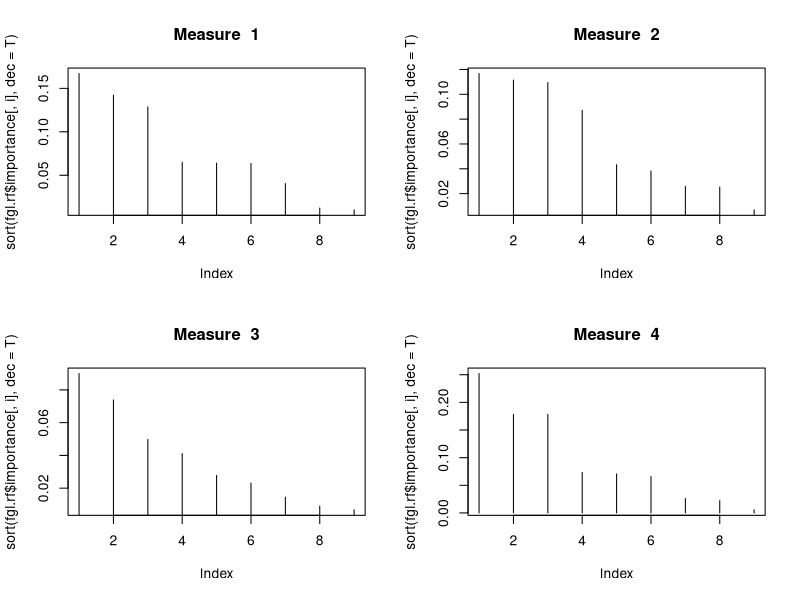

This chart was generated by the following R code:
library("randomForest")
library("MASS")
data(fgl)
set.seed(17)
fgl.rf <- randomForest(type ~ ., data = fgl, mtry = 2, importance = T, do.trace = 100)
print(fgl.rf)

par(mfrow=c(2,2))
for (i in 1:4)
  plot(sort(fgl.rf$importance[,i], dec = T),
       type="h", main=paste("Measure ", i))

